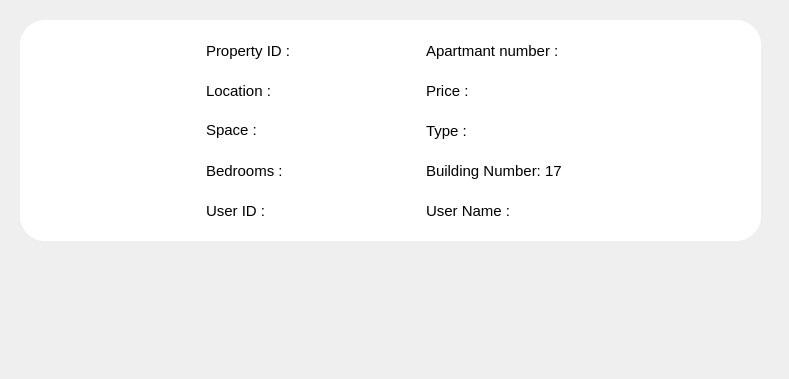
       <widget class="QWidget" name="scrollAreaWidgetContents_3">
        <property name="geometry">
         <rect>
          <x>0</x>
          <y>0</y>
          <width>789</width>
          <height>379</height>
         </rect>
        </property>
        <widget class="QFrame" name="frame_2">
         <property name="geometry">
          <rect>
           <x>20</x>
           <y>20</y>
           <width>741</width>
           <height>221</height>
          </rect>
         </property>
         <property name="styleSheet">
          <string notr="true">QFrame{
  border-radius: 25px;
  border: 2px solid white ;
background-color:white;

}
QPushButton{
  border-radius: 10px;
  background: #699CCC;
color:white;



}
QPushButton:hover{
background: #CCD0CD;
color:Black;
}

#pushButton_2{
background: #FF7F7F;
}
#pushButton_2:hover{
background: #CCD0CD;
color:Black;
}
QLabel{
font-size:15px;
}</string>
         </property>
         <property name="frameShape">
          <enum>QFrame::Shape::StyledPanel</enum>
         </property>
         <property name="frameShadow">
          <enum>QFrame::Shadow::Raised</enum>
         </property>
         <widget class="QLabel" name="label_12">
          <property name="geometry">
           <rect>
            <x>20</x>
            <y>40</y>
            <width>151</width>
            <height>151</height>
           </rect>
          </property>
          <property name="styleSheet">
           <string notr="true">#label_2{color:black;}</string>
          </property>
          <property name="text">
           <string/>
          </property>
          <property name="pixmap">
           <pixmap resource="Resource.qrc">:/Assets/home128.png</pixmap>
          </property>
          <property name="scaledContents">
           <bool>true</bool>
          </property>
         </widget>
         <widget class="QLabel" name="label_13">
          <property name="geometry">
           <rect>
            <x>180</x>
            <y>60</y>
            <width>211</width>
            <height>21</height>
           </rect>
          </property>
          <property name="text">
           <string>Location :</string>
          </property>
         </widget>
         <widget class="QLabel" name="label_14">
          <property name="geometry">
           <rect>
            <x>180</x>
            <y>100</y>
            <width>201</width>
            <height>20</height>
           </rect>
          </property>
          <property name="text">
           <string>Space :</string>
          </property>
         </widget>
         <widget class="QLabel" name="label_25">
          <property name="geometry">
           <rect>
            <x>180</x>
            <y>140</y>
            <width>211</width>
            <height>21</height>
           </rect>
          </property>
          <property name="text">
           <string>Bedrooms :</string>
          </property>
         </widget>
         <widget class="QLabel" name="label_26">
          <property name="geometry">
           <rect>
            <x>400</x>
            <y>60</y>
            <width>231</width>
            <height>21</height>
           </rect>
          </property>
          <property name="text">
           <string>Price : </string>
          </property>
         </widget>
         <widget class="QLabel" name="label_27">
          <property name="geometry">
           <rect>
            <x>400</x>
            <y>100</y>
            <width>211</width>
            <height>21</height>
           </rect>
          </property>
          <property name="text">
           <string>Type :</string>
          </property>
         </widget>
         <widget class="QLabel" name="label_28">
          <property name="geometry">
           <rect>
            <x>400</x>
            <y>140</y>
            <width>331</width>
            <height>21</height>
           </rect>
          </property>
          <property name="text">
           <string>Building Number: 17  </string>
          </property>
         </widget>
         <widget class="QLabel" name="label_29">
          <property name="geometry">
           <rect>
            <x>180</x>
            <y>180</y>
            <width>221</width>
            <height>21</height>
           </rect>
          </property>
          <property name="text">
           <string>User ID :</string>
          </property>
         </widget>
         <widget class="QLabel" name="label_30">
          <property name="geometry">
           <rect>
            <x>400</x>
            <y>180</y>
            <width>211</width>
            <height>21</height>
           </rect>
          </property>
          <property name="text">
           <string>User Name :</string>
          </property>
         </widget>
         <widget class="QLabel" name="label_46">
          <property name="geometry">
           <rect>
            <x>180</x>
            <y>20</y>
            <width>211</width>
            <height>21</height>
           </rect>
          </property>
          <property name="text">
           <string>Property ID : </string>
          </property>
         </widget>
         <widget class="QLabel" name="label_47">
          <property name="geometry">
           <rect>
            <x>400</x>
            <y>20</y>
            <width>231</width>
            <height>21</height>
           </rect>
          </property>
          <property name="text">
           <string>Apartmant number :</string>
          </property>
         </widget>
        </widget>
       </widget>
